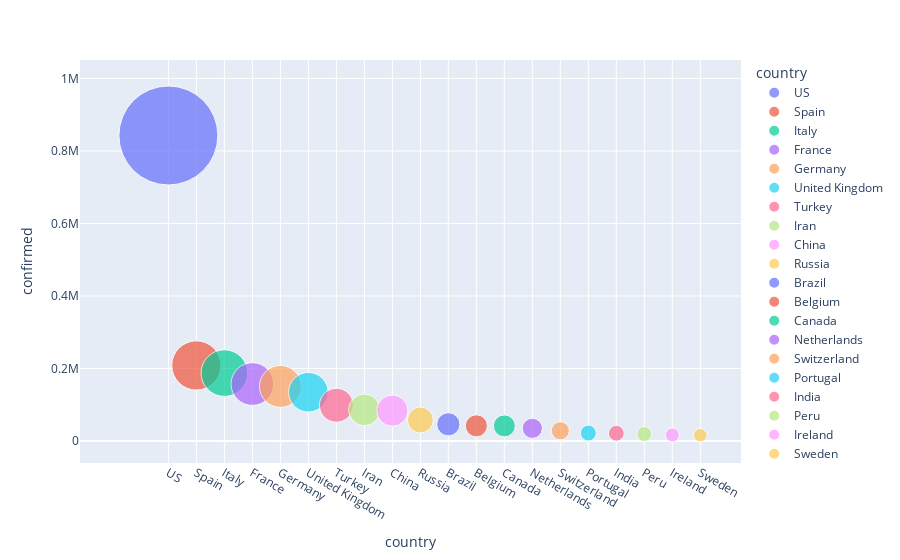

This figure's notebook cell:
### Markdown cell above
# Graphical Format

### Code cell
fig.show()

### Figure 1 — Plotly figure (JSON) as saved in the notebook; plotly's stock layout.template omitted (floating-point values rounded to 4 significant figures)
{"data": [{"hovertemplate": "<b>%{hovertext}</b><br><br>country=%{x}<br>confirmed=%{marker.size}<extra></extra>", "hovertext": ["US"], "legendgroup": "US", "marker": {"color": "#636efa", "size": [842629], "sizemode": "area", "sizeref": 172.0, "symbol": "circle"}, "mode": "markers", "name": "US", "showlegend": true, "type": "scatter", "x": ["US"], "xaxis": "x", "y": [842629], "yaxis": "y"}, {"hovertemplate": "<b>%{hovertext}</b><br><br>country=%{x}<br>confirmed=%{marker.size}<extra></extra>", "hovertext": ["Spain"], "legendgroup": "Spain", "marker": {"color": "#EF553B", "size": [208389], "sizemode": "area", "sizeref": 172.0, "symbol": "circle"}, "mode": "markers", "name": "Spain", "showlegend": true, "type": "scatter", "x": ["Spain"], "xaxis": "x", "y": [208389], "yaxis": "y"}, {"hovertemplate": "<b>%{hovertext}</b><br><br>country=%{x}<br>confirmed=%{marker.size}<extra></extra>", "hovertext": ["Italy"], "legendgroup": "Italy", "marker": {"color": "#00cc96", "size": [187327], "sizemode": "area", "sizeref": 172.0, "symbol": "circle"}, "mode": "markers", "name": "Italy", "showlegend": true, "type": "scatter", "x": ["Italy"], "xaxis": "x", "y": [187327], "yaxis": "y"}, {"hovertemplate": "<b>%{hovertext}</b><br><br>country=%{x}<br>confirmed=%{marker.size}<extra></extra>", "hovertext": ["France"], "legendgroup": "France", "marker": {"color": "#ab63fa", "size": [157135], "sizemode": "area", "sizeref": 172.0, "symbol": "circle"}, "mode": "markers", "name": "France", "showlegend": true, "type": "scatter", "x": ["France"], "xaxis": "x", "y": [157135], "yaxis": "y"}, {"hovertemplate": "<b>%{hovertext}</b><br><br>country=%{x}<br>confirmed=%{marker.size}<extra></extra>", "hovertext": ["Germany"], "legendgroup": "Germany", "marker": {"color": "#FFA15A", "size": [150648], "sizemode": "area", "sizeref": 172.0, "symbol": "circle"}, "mode": "markers", "name": "Germany", "showlegend": true, "type": "scatter", "x": ["Germany"], "xaxis": "x", "y": [150648], "yaxis": "y"}, {"hovertemplate": "<b>%{hovertext}</b><br><br>country=%{x}<br>confirmed=%{marker.size}<extra></extra>", "hovertext": ["United Kingdom"], "legendgroup": "United Kingdom", "marker": {"color": "#19d3f3", "size": [134638], "sizemode": "area", "sizeref": 172.0, "symbol": "circle"}, "mode": "markers", "name": "United Kingdom", "showlegend": true, "type": "scatter", "x": ["United Kingdom"], "xaxis": "x", "y": [134638], "yaxis": "y"}, {"hovertemplate": "<b>%{hovertext}</b><br><br>country=%{x}<br>confirmed=%{marker.size}<extra></extra>", "hovertext": ["Turkey"], "legendgroup": "Turkey", "marker": {"color": "#FF6692", "size": [98674], "sizemode": "area", "sizeref": 172.0, "symbol": "circle"}, "mode": "markers", "name": "Turkey", "showlegend": true, "type": "scatter", "x": ["Turkey"], "xaxis": "x", "y": [98674], "yaxis": "y"}, {"hovertemplate": "<b>%{hovertext}</b><br><br>country=%{x}<br>confirmed=%{marker.size}<extra></extra>", "hovertext": ["Iran"], "legendgroup": "Iran", "marker": {"color": "#B6E880", "size": [85996], "sizemode": "area", "sizeref": 172.0, "symbol": "circle"}, "mode": "markers", "name": "Iran", "showlegend": true, "type": "scatter", "x": ["Iran"], "xaxis": "x", "y": [85996], "yaxis": "y"}, {"hovertemplate": "<b>%{hovertext}</b><br><br>country=%{x}<br>confirmed=%{marker.size}<extra></extra>", "hovertext": ["China"], "legendgroup": "China", "marker": {"color": "#FF97FF", "size": [83876], "sizemode": "area", "sizeref": 172.0, "symbol": "circle"}, "mode": "markers", "name": "China", "showlegend": true, "type": "scatter", "x": ["China"], "xaxis": "x", "y": [83876], "yaxis": "y"}, {"hovertemplate": "<b>%{hovertext}</b><br><br>country=%{x}<br>confirmed=%{marker.size}<extra></extra>", "hovertext": ["Russia"], "legendgroup": "Russia", "marker": {"color": "#FECB52", "size": [57999], "sizemode": "area", "sizeref": 172.0, "symbol": "circle"}, "mode": "markers", "name": "Russia", "showlegend": true, "type": "scatter", "x": ["Russia"], "xaxis": "x", "y": [57999], "yaxis": "y"}, {"hovertemplate": "<b>%{hovertext}</b><br><br>country=%{x}<br>confirmed=%{marker.size}<extra></extra>", "hovertext": ["Brazil"], "legendgroup": "Brazil", "marker": {"color": "#636efa", "size": [46182], "sizemode": "area", "sizeref": 172.0, "symbol": "circle"}, "mode": "markers", "name": "Brazil", "showlegend": true, "type": "scatter", "x": ["Brazil"], "xaxis": "x", "y": [46182], "yaxis": "y"}, {"hovertemplate": "<b>%{hovertext}</b><br><br>country=%{x}<br>confirmed=%{marker.size}<extra></extra>", "hovertext": ["Belgium"], "legendgroup": "Belgium", "marker": {"color": "#EF553B", "size": [41889], "sizemode": "area", "sizeref": 172.0, "symbol": "circle"}, "mode": "markers", "name": "Belgium", "showlegend": true, "type": "scatter", "x": ["Belgium"], "xaxis": "x", "y": [41889], "yaxis": "y"}, {"hovertemplate": "<b>%{hovertext}</b><br><br>country=%{x}<br>confirmed=%{marker.size}<extra></extra>", "hovertext": ["Canada"], "legendgroup": "Canada", "marker": {"color": "#00cc96", "size": [41650], "sizemode": "area", "sizeref": 172.0, "symbol": "circle"}, "mode": "markers", "name": "Canada", "showlegend": true, "type": "scatter", "x": ["Canada"], "xaxis": "x", "y": [41650], "yaxis": "y"}, {"hovertemplate": "<b>%{hovertext}</b><br><br>country=%{x}<br>confirmed=%{marker.size}<extra></extra>", "hovertext": ["Netherlands"], "legendgroup": "Netherlands", "marker": {"color": "#ab63fa", "size": [35034], "sizemode": "area", "sizeref": 172.0, "symbol": "circle"}, "mode": "markers", "name": "Netherlands", "showlegend": true, "type": "scatter", "x": ["Netherlands"], "xaxis": "x", "y": [35034], "yaxis": "y"}, {"hovertemplate": "<b>%{hovertext}</b><br><br>country=%{x}<br>confirmed=%{marker.size}<extra></extra>", "hovertext": ["Switzerland"], "legendgroup": "Switzerland", "marker": {"color": "#FFA15A", "size": [28268], "sizemode": "area", "sizeref": 172.0, "symbol": "circle"}, "mode": "markers", "name": "Switzerland", "showlegend": true, "type": "scatter", "x": ["Switzerland"], "xaxis": "x", "y": [28268], "yaxis": "y"}, {"hovertemplate": "<b>%{hovertext}</b><br><br>country=%{x}<br>confirmed=%{marker.size}<extra></extra>", "hovertext": ["Portugal"], "legendgroup": "Portugal", "marker": {"color": "#19d3f3", "size": [21982], "sizemode": "area", "sizeref": 172.0, "symbol": "circle"}, "mode": "markers", "name": "Portugal", "showlegend": true, "type": "scatter", "x": ["Portugal"], "xaxis": "x", "y": [21982], "yaxis": "y"}, {"hovertemplate": "<b>%{hovertext}</b><br><br>country=%{x}<br>confirmed=%{marker.size}<extra></extra>", "hovertext": ["India"], "legendgroup": "India", "marker": {"color": "#FF6692", "size": [21450], "sizemode": "area", "sizeref": 172.0, "symbol": "circle"}, "mode": "markers", "name": "India", "showlegend": true, "type": "scatter", "x": ["India"], "xaxis": "x", "y": [21450], "yaxis": "y"}, {"hovertemplate": "<b>%{hovertext}</b><br><br>country=%{x}<br>confirmed=%{marker.size}<extra></extra>", "hovertext": ["Peru"], "legendgroup": "Peru", "marker": {"color": "#B6E880", "size": [19250], "sizemode": "area", "sizeref": 172.0, "symbol": "circle"}, "mode": "markers", "name": "Peru", "showlegend": true, "type": "scatter", "x": ["Peru"], "xaxis": "x", "y": [19250], "yaxis": "y"}, {"hovertemplate": "<b>%{hovertext}</b><br><br>country=%{x}<br>confirmed=%{marker.size}<extra></extra>", "hovertext": ["Ireland"], "legendgroup": "Ireland", "marker": {"color": "#FF97FF", "size": [16671], "sizemode": "area", "sizeref": 172.0, "symbol": "circle"}, "mode": "markers", "name": "Ireland", "showlegend": true, "type": "scatter", "x": ["Ireland"], "xaxis": "x", "y": [16671], "yaxis": "y"}, {"hovertemplate": "<b>%{hovertext}</b><br><br>country=%{x}<br>confirmed=%{marker.size}<extra></extra>", "hovertext": ["Sweden"], "legendgroup": "Sweden", "marker": {"color": "#FECB52", "size": [16004], "sizemode": "area", "sizeref": 172.0, "symbol": "circle"}, "mode": "markers", "name": "Sweden", "showlegend": true, "type": "scatter", "x": ["Sweden"], "xaxis": "x", "y": [16004], "yaxis": "y"}], "layout": {"legend": {"itemsizing": "constant", "title": {"text": "country"}, "tracegroupgap": 0}, "margin": {"t": 60}, "xaxis": {"anchor": "y", "categoryarray": ["US", "Spain", "Italy", "France", "Germany", "United Kingdom", "Turkey", "Iran", "China", "Russia", "Brazil", "Belgium", "Canada", "Netherlands", "Switzerland", "Portugal", "India", "Peru", "Ireland", "Sweden"], "categoryorder": "array", "domain": [0, 1], "title": {"text": "country"}}, "yaxis": {"anchor": "x", "domain": [0, 1], "title": {"text": "confirmed"}}}}
